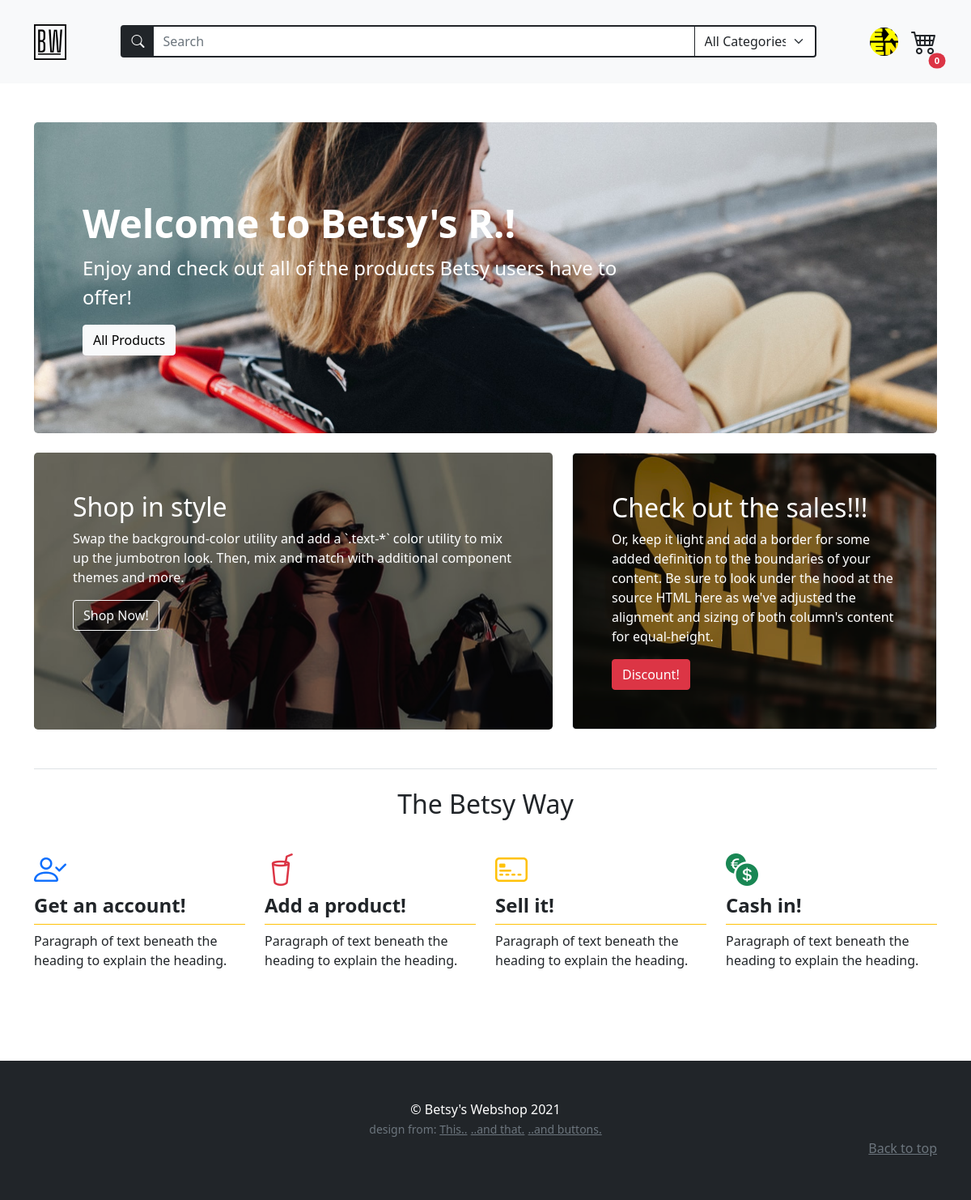
Screenshot of /home (signed in) with the database file from the repository.
### models.py (models this page shows, shortened)
class BaseModel(db_wrapper.Model):
    class Meta:
        database = db

class User(BaseModel, UserMixin):
    first_name = CharField(index=True, max_length=30, null=True, default="")
    last_name = CharField(max_length=120, null=True, default="")
    address = CharField(max_length=200, null=True, default="")
    city = CharField(max_length=50, null=True, default="")
    country = CharField(max_length=50, null=True)
    cc_number = IntegerField(null=True, default="")
    username = CharField(index=True, max_length=30, unique=True)
    email = CharField(index=True, max_length=50, unique=True)
    password = CharField(max_length=20)
    profile_pic = CharField(null=True, default="default_user.jpg")

### routes.py (the view)
@app.route("/", methods=["GET", "POST"])
@app.route("/home", methods=["GET", "POST"])
def home():
    login_form = LoginForm(prefix="login_form")
    register_form = RegistrationForm(prefix="register_form")
    search_form = SearchForm(prefix="search_form")
    search_form.search_tag.choices = get_alpha_tag_names()
    return render_template(
        "index.html",
        title="Home",
        login_form=login_form,
        register_form=register_form,
        search_form=search_form,
        all_products=Product.select(),
    )

### forms.py (shortened to what this page needs)
class LoginForm(FlaskForm):
    email = StringField(
        "Email", validators=[InputRequired(), Length(min=2, max=50), Email()]
    )
    password = PasswordField("Your Password", validators=[InputRequired()])
    login = SubmitField("Login!")

class RegistrationForm(FlaskForm):
    username = StringField(
        "Username",
        validators=[InputRequired(), Length(min=2, max=30)],
    )
    email = StringField(
        "Email", validators=[InputRequired(), Length(min=5, max=50), Email()]
    )
    password = PasswordField(
        "Set Password",
        validators=[
            InputRequired(),
            EqualTo(
                "password_confirm", message="Password must be identical in both inputs"
            ),
            Length(min=5, max=20),
        ],
    )
    password_confirm = PasswordField("Confirm Password", validators=[InputRequired()])
    submit = SubmitField("Sign Up")

### main.py (called while the page is built)
def get_alpha_tag_names() -> tuple[
    Tag
]:  # deze kan mss weg of in de form zelf zetten, tags zijn statisch nu
    tags = Tag.select().order_by(Tag.name)
    tag_list = [(tag.name, tag.name) for tag in tags]
    tag_list.insert(0, ("All", "All Categories"))
    return tag_list

### routes.py (called while the page is built)
@login_manager.user_loader
def load_user(user_id):
    return User.get_by_id(user_id)

### templates/index.html (shortened to what this page needs)
{% extends "base.html" %} {% block content %}
<div class="container py-5">
  {% if current_user.is_authenticated %}
  <div class="p-5 mb-4 bg-dark rounded-3 index-banner-logged-in banner">
    <div class="container-fluid py-5">
      <h1 class="display-5 fw-bold text-white">
        Welcome to Betsy's {{current_user.first_name }}!
      </h1>
      <p class="col-md-8 fs-4 text-white">
        Enjoy and check out all of the products Betsy users have to offer!
      </p>
      <a
        href="{{url_for('search_results', search_term='All', search_tag='All')}}"
        role="button"
        class="btn btn-light"
        type="button"
        >All Products</a
      >
    </div>
  </div>
  {% endif %}
  <div class="row">
    <div class="col-md-7 mb-4">
      <div
        class="
          h-100
          p-5
          text-white
          bg-dark
          rounded-3
          shop-in-style-banner
          banner
        "
      >
        <h2>Shop in style</h2>
        <p>
          Swap the background-color utility and add a `.text-*` color utility to
          mix up the jumbotron look. Then, mix and match with additional
          component themes and more.
        </p>
        <a
          href="{{url_for('search_results', search_term='All', search_tag='All')}}"
          role="button"
          class="btn btn-outline-light"
          type="button"
          >Shop Now!</a
        >
      </div>
    </div>
    <div class="col-md-5 mb-4">
      <div
        class="
          h-100
          p-5
          text-white
          bg-light
          border
          rounded-3
          sale-banner
          banner
        "
      >
        <h2>Check out the sales!!!</h2>
        <p>
          Or, keep it light and add a border for some added definition to the
          boundaries of your content. Be sure to look under the hood at the
          source HTML here as we've adjusted the alignment and sizing of both
          column's content for equal-height.
        </p>
        <a
          href="{{url_for('search_results', search_term='All', search_tag='All')}}"
          role="button"
          class="btn btn-danger text-white"
          type="button"
          >Discount!</a
        >
      </div>
    </div>
  </div>
  <h2 class="border-top py-4 mt-4 text-center">The Betsy Way</h2>
  <div
    class="
      d-flex
      align-items-baseline
      row row-cols-1 row-cols-sm-2 row-cols-md-3 row-cols-lg-4
      g-4
      pb-5
    "
  >
    <div class="col">
      <i class="bi bi-person-check fs-1 text-primary"></i>
      <div>
        <h4 class="fw-bold mb-2 pb-2 border-bottom border-warning">
          Get an account!
        </h4>
        <p>Paragraph of text beneath the heading to explain the heading.</p>
      </div>
    </div>
    <div class="col">
      <i class="bi bi-cup-straw fs-1 text-danger"></i>
      <div>
        <h4 class="fw-bold mb-2 pb-2 border-bottom border-warning">
          Add a product!
        </h4>
        <p>Paragraph of text beneath the heading to explain the heading.</p>
      </div>
    </div>
    <div class="col">
      <i class="bi bi-credit-card-2-front fs-1 text-warning"></i>
      <div>
        <h4 class="fw-bold mb-2 pb-2 border-bottom border-warning">Sell it!</h4>
        <p>Paragraph of text beneath the heading to explain the heading.</p>
      </div>
    </div>
    <div class="col">
      <i class="bi bi-currency-exchange fs-1 text-success"></i>
      <div>
        <h4 class="fw-bold mb-2 pb-2 border-bottom border-warning">Cash in!</h4>
        <p>Paragraph of text beneath the heading to explain the heading.</p>
      </div>
    </div>
  </div>
</div>
{% endblock content %}

### templates/navbar.html (shortened to what this page needs)
<nav
  class="navbar navbar-expand-md navbar-light bg-light sticky-top"
>
  <div class="container py-3">
    <a class="navbar-brand" href="{{url_for('home') }}"
      ><img
        src="{{url_for('static', filename='assets/brand.svg')}}"
        alt=""
        width="40"
        class="d-inline-block align-text-top"
    /></a>
    {% include "searchbar.html" %}
        <ul class="nav">
        {% if current_user.is_authenticated %}
        <li class="nav-item dropdown position-relative d-flex align-items-center">
          <div class="profile-icon-container" id="navbarDropdown" data-bs-toggle="dropdown" aria-expanded="false" >
            <img
            style="width: 35px; height: 35px; object-fit: cover"
            class="rounded-circle mx-3 profile-icon d-block align-bottom "
            src="{{url_for('static', filename='/profile_pics/' + current_user.profile_pic )}}"
            alt="user thumbnail"
          />
          </div>
        </li>
        <li class="d-flex cart-icon position-relative" type="button" data-bs-toggle="offcanvas" data-bs-target="#offcanvasCart" aria-controls="offcanvasCart" >
          <i class="bi bi-cart4" style="font-size: 2rem;"></i>
          <span class="position-absolute top-100 start-100 translate-middle badge rounded-pill bg-danger" style="font-size: .7rem;">{{session['cart'] | length}}</span>
        </li>
        {% endif %}
      </ul>
    </div>
</nav>

### static/styles.css (style rules this page uses)
.profile-icon-container { transition: 0.2s transform ease-in; }
.profile-icon { font-size: 2rem; }
.cart-icon { transition: 0.2s transform ease-in; }
.banner { background-repeat: no-repeat; background-size: cover; }
.shop-in-style-banner { background-image: url("../static/assets/shopinstyle.png"); background-position: center center; }
.sale-banner { background-image: url("../static/assets/sale.png"); background-position: bottom center; }
.index-banner-logged-in { background-image: url("../static/assets/index-banner-logged-in.jpg"); background-position: center center; }

### rows the page displays
User: profile_pic (picture), first_name "R."

### other values shown
{{ session['cart'] | length }} "0"
